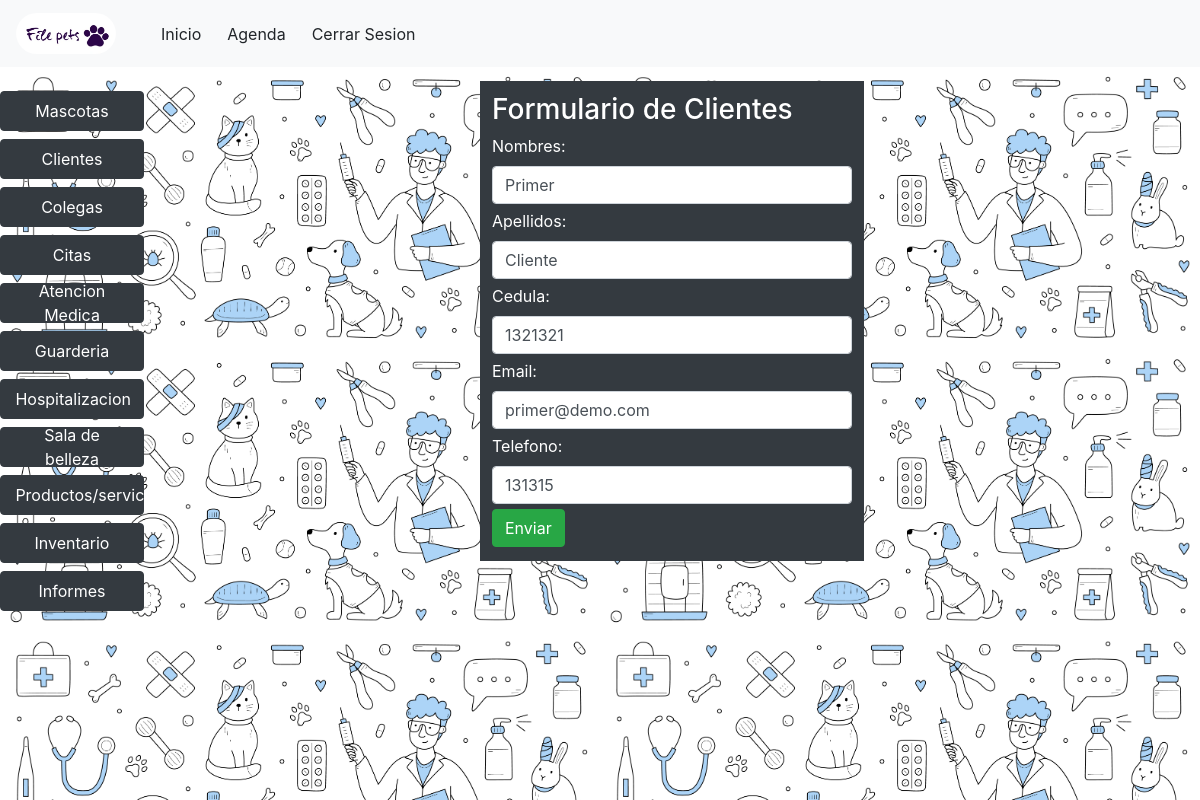
Before: /actualizar/clientes/4 (signed in) with the older database file.
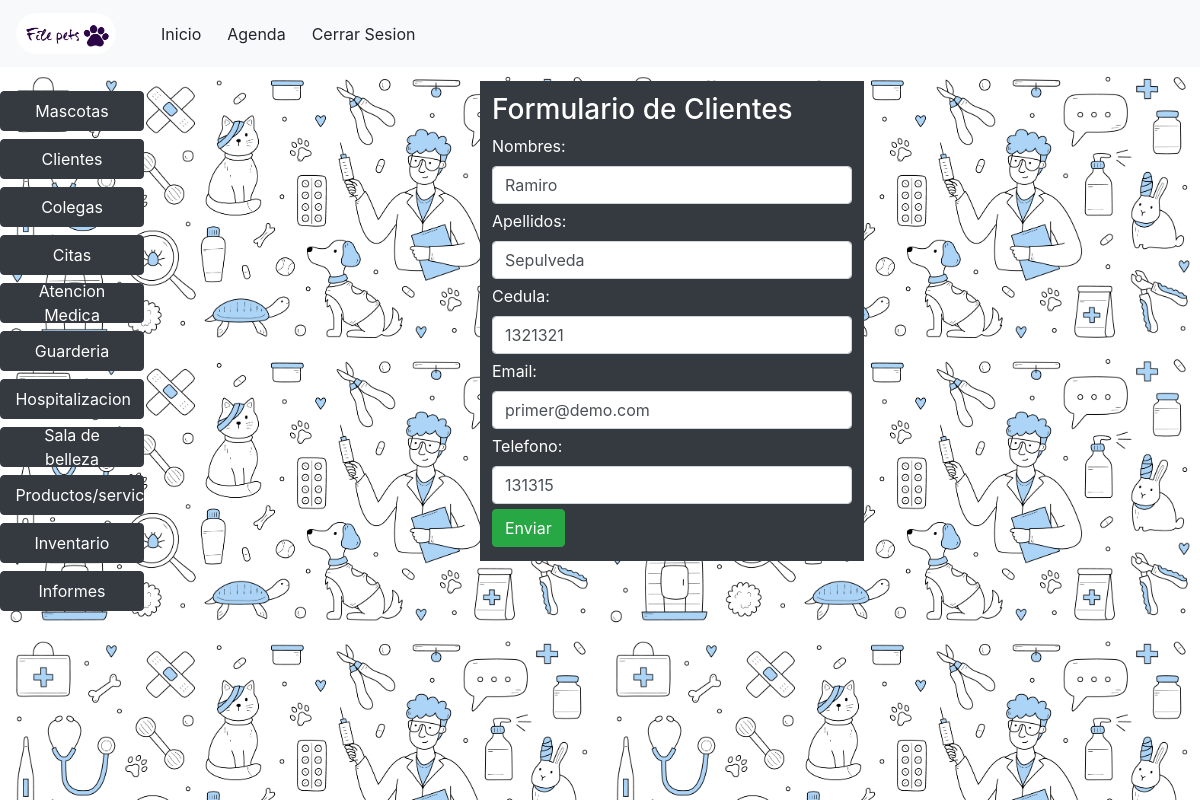
After: the same page with the newer database file.
### veterinary/models.py (models this page shows, shortened)
class Client(models.Model):
    veterinary = models.ForeignKey(Veterinary, on_delete= models.PROTECT ,blank=True,null=True)
    name = models.CharField(max_length=50,blank=False,null=False)
    last_name = models.CharField(max_length=50,blank=False,null=False)
    identification = models.CharField(max_length=50,blank=True,null=True)
    email = models.EmailField(unique=True)
    phone = models.CharField(max_length=15,blank=True,null=True)

### veterinary/views.py (the view)
# urls.py: path("actualizar/clientes/<int:id>",views.updateClient,name='updateClient'),
@login_required(login_url='login')
def updateClient(request,id):
    client = Client.objects.get(id=id)
    if request.method == 'POST':
        form = ClientForm(request.POST, instance=client)
        if form.is_valid():
            form.save()
            return redirect(detailClient)
    else:
        form = ClientForm(instance=client)
    context= {'formClient':form}
    return render(request,'veterinary/registerClient.html',context)

### veterinary/forms.py
class ClientForm(ModelForm):
    class Meta:
        model = Client
        fields = '__all__'
        widgets = {
            'veterinary': HiddenInput(attrs={'class':'form-control form-input'}),
            'name':TextInput(attrs={'class':'form-control form-input'}),
            'last_name':TextInput(attrs={'class':'form-control form-input'}),
            'identification':TextInput(attrs={'class':'form-control form-input'}),
            'email':EmailInput(attrs={'class':'form-control form-input'}),
            'phone':TextInput(attrs={'class':'form-control form-input'}),
        }
        labels = {
            'veterinary': 'Veterinaria',
            'name':'Nombres',
            'last_name':'Apellidos',
            'email':'Email',
            'phone':'Telefono',
            'identification':'Cedula'
        }

### templates/veterinary/registerClient.html (shortened to what this page needs)
{% extends 'layout/base.html' %}
{% block 'style' %}
{% load static %}
<link rel="stylesheet" href="{% static 'css/estilo.css' %}">
{% endblock %}
{% block 'header' %}
{% include 'layout/partials/headerbase.html' %}
{% endblock %}
{% block 'content' %}
<div class="left-menu">
  <div class="caja1">
    {% include 'layout/partials/leftmenu.html' %}
  </div>
  <div class="caja3">
    <div class="bg-dark" style="padding:1vw;color:white; height:60vh;">
      <h3> Formulario de Clientes</h3>
      <form method="POST">
        {{formClient.as_table}}
        <input type="submit" value="Enviar" class="btn btn-success">
      </form>
    </div>
  </div>
</div>
{% endblock %}

### templates/layout/base.html (shortened to what this page needs)
{% load static %}
<!DOCTYPE html>
<html lang="es">
<head>
    <link rel="stylesheet" href="{% static 'css/bootstrap.min.css' %}">
    {% block 'style' %}{% endblock  %}
</head>
<body>
<header>
    {% block 'header' %}{% endblock  %}
</header>
<main>
{% block 'content' %}{% endblock  %}
</main>
</body>
</html>

### templates/layout/partials/headerbase.html (shortened to what this page needs)
{% load static %}
<header>
    <nav class="navbar navbar-expand-sm navbar-light bg-light">
      <a class="navbar-brand" href="#">
        <img src="{% static 'img/logo.webp' %}" alt="Avatar Logo" style="width:100px;"
          class="rounded-pill">
      </a>
      {% if request.user.is_authenticated %}
      <div class="collapse navbar-collapse" id="opciones">
        <ul class="navbar-nav">
          <li class="nav-item">
            <a class="btn btn-online-dark" href="{% url 'index' %}">Inicio</a>
          </li>
          <li class="nav-item">
            <a class="btn btn-online-dark" href="{% url 'home' %}">Agenda</a>
          </li>
          <li class="nav-item">
            <a class="btn btn-online-dark" href="{% url 'logout' %}">Cerrar Sesion</a>
          </li>
        </ul>
      </div>
      {% endif %}
    </nav>
  </header>

### templates/layout/partials/leftmenu.html
{% load static %}
    <div>
        <div><a class="btn btn-dark flex-div" href="{% url 'detailPet'  %}">Mascotas</a></div>
        <div><a class="btn btn-dark flex-div" href="{% url 'detailClient' %}">Clientes</a></div>
        <div><a class="btn btn-dark flex-div" href="{% url 'detailEmployee' %}">Colegas</a></div>
        <div><a class="btn btn-dark flex-div" href="{% url 'registerDate' %}">Citas</a></div>
        <div><a class="btn btn-dark flex-div">Atencion Medica</a></div>
        <div><a class="btn btn-dark flex-div">Guarderia</a></div>
        <div><a class="btn btn-dark flex-div">Hospitalizacion</a></div>
        <div><a class="btn btn-dark flex-div">Sala de belleza</a></div>
        <div><a class="btn btn-dark flex-div">Productos/servicios</a></div>
        <div><a class="btn btn-dark flex-div">Inventario</a></div>
        <div><a class="btn btn-dark flex-div">Informes</a></div>
    </div>

### static/css/estilo.css (style rules this page uses)
.navbar-nav { margin-left:1rem; margin-right:1rem ; }
.btn-dark { padding: 0.9rem; }
.left-menu { display: flex; flex-wrap: wrap; width: 100vw; height: 92vh; justify-content: space-between; align-content: space-around; background-image: url('/static/img/fondoindex.jpg'); background-size: 50%; background-repeat:repeat; opacity: 1; overflow-x: hidden;; }
.caja1 { margin-top: 10px; display: flex; flex-direction: column; height: 95%; flex-grow: 1; order: 1 ; max-width:12vw ; }
.caja3 { display: flex; height: 95%; justify-content: center; flex-grow: 3; order: 2 ; width: max-content; }
.flex-div { display: flex; flex-direction: column; align-content: center; justify-content: center; margin-bottom: 8px; height: 40px; flex-basis: auto; }
.form-input { width: 30vw; margin-bottom: 5px; }
a { color: white; }

Changed rows visible on the page:
changed Client "primer@demo.com": name "Primer" → "Ramiro"; last_name "Cliente" → "Sepulveda"
